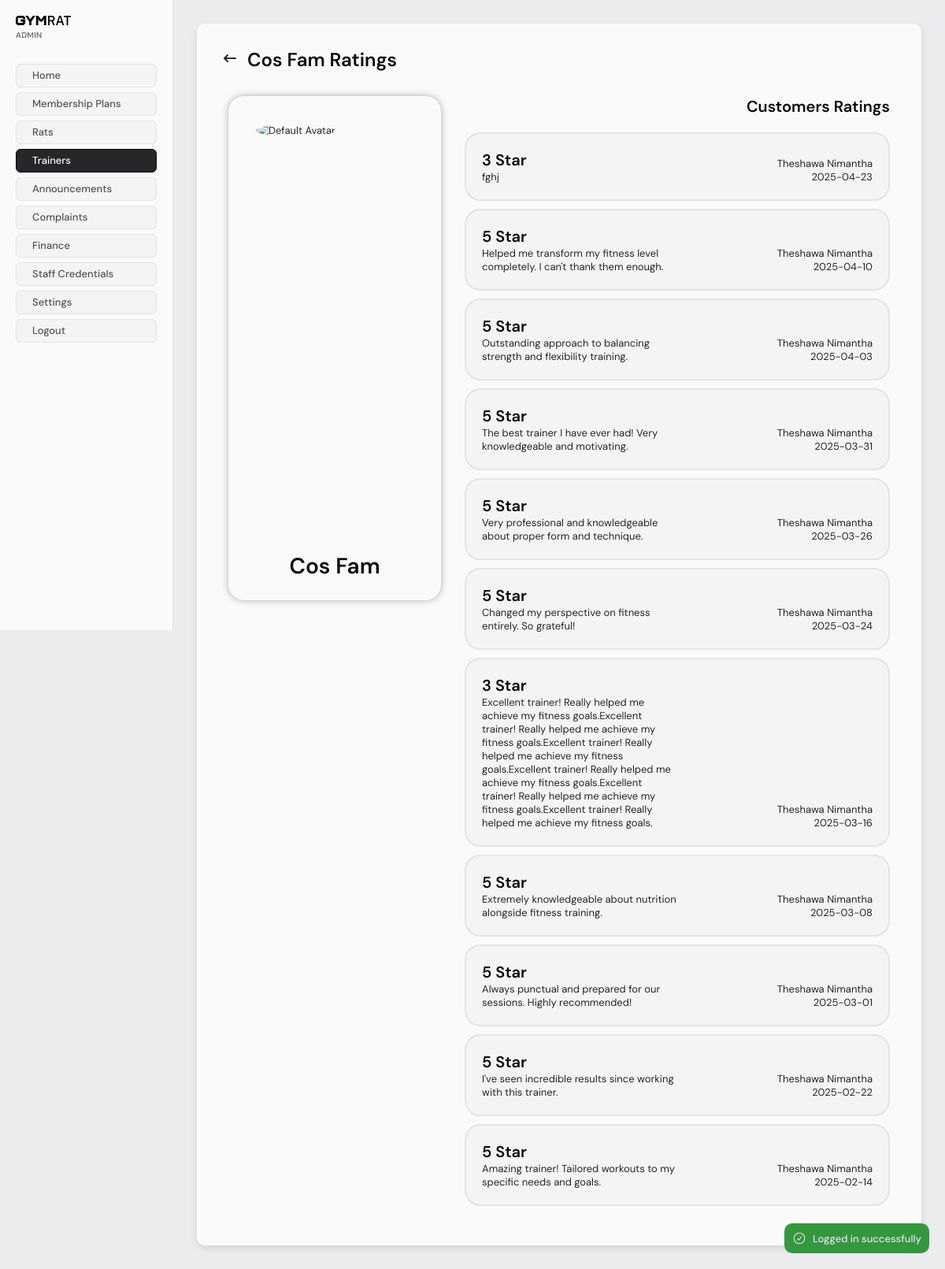
/staff/admin/trainers/ratings/index.php?id=1 (signed in), run on the app's committed database.
### tables this page shows
CREATE TABLE `trainers` (
  `id` int NOT NULL,
  `fname` varchar(255) NOT NULL,
  `lname` varchar(255) NOT NULL,
  `username` varchar(255) NOT NULL,
  `password` varchar(255) NOT NULL,
  `avatar` varchar(100) DEFAULT NULL,
  `bio` text NOT NULL,
  `phone` varchar(20) NOT NULL
);

CREATE TABLE `trainer_ratings` (
  `id` int NOT NULL,
  `trainer_id` int NOT NULL,
  `customer_id` int NOT NULL,
  `rating` int NOT NULL,
  `review` text NOT NULL,
  `created_at` datetime NOT NULL DEFAULT CURRENT_TIMESTAMP
);

CREATE TABLE `customers` (
  `id` int NOT NULL,
  `fname` varchar(100) NOT NULL,
  `lname` varchar(100) NOT NULL,
  `email` varchar(120) NOT NULL,
  `phone` varchar(15) NOT NULL,
  `password` varchar(60) NOT NULL COMMENT 'https://stackoverflow.com/questions/247304/what-data-type-to-use-for-hashed-password-field-and-what-length',
  `avatar` varchar(100) DEFAULT NULL,
  `onboarded` tinyint(1) NOT NULL DEFAULT '0',
  `trainer` int DEFAULT NULL,
  `membership_plan` int DEFAULT NULL,
  `membership_plan_activated_at` timestamp NULL DEFAULT NULL,
  `workout` int DEFAULT NULL COMMENT 'add related workout id',
  `meal_plan` int DEFAULT NULL COMMENT 'add related meal plan id',
  `created_at` timestamp NOT NULL DEFAULT CURRENT_TIMESTAMP,
  `updated_at` timestamp NOT NULL DEFAULT CURRENT_TIMESTAMP
);

### src/db/Database.php (called while the page is built, shortened)
<?php
class Database
{
    private static null|Database $instance = null;
    private $CONFIG = [
        "host" => "mysql_db",
        "username" => "root",
        "password" => "123456",
        "dbname" => "gymrat",
    ];
    private function __construct()
    {
        try {
            $tz = (new DateTime('now', new DateTimeZone('Asia/Colombo')))->format('P');
            $this->conn = new PDO(
                "mysql:host=" . $this->CONFIG['host'] . ";dbname=" . $this->CONFIG['dbname'],
                $this->CONFIG['username'],
                $this->CONFIG['password'],
                [
                    \PDO::ATTR_ERRMODE => \PDO::ERRMODE_EXCEPTION,
                    \PDO::MYSQL_ATTR_INIT_COMMAND => "SET time_zone='$tz'"
                ]
            );
        } catch (PDOException  $e) {
            die("database connection failed: " . $e->getMessage());
        }
    }
    public static function get_conn()
    {
        if (!self::$instance) {
            self::$instance = new Database();
        }
        return self::$instance->conn;
    }
}

### src/db/models/Trainer.php (called while the page is built, shortened)
<?php
require_once __DIR__ . "/../Model.php";
class Trainer extends Model
{
    protected $table = "trainers";
    public int $id = 0;
    public function fill(array $data)
    {
        $this->id = isset($data['id']) ? (int) $data['id'] : 0;
        $this->fname = $data['fname'] ?? "";
        $this->lname = $data['lname'] ?? "";
    }
    public function get_by_id()
    {
        $sql = "SELECT * FROM $this->table WHERE id = :id";
        $stmt = $this->conn->prepare($sql);
        $stmt->execute(['id' => $this->id]);
        $data = $stmt->fetch();
        if ($data) {
            return true;
        }
        return false;
    }
}

### src/db/Model.php (called while the page is built, shortened)
<?php
require_once __DIR__ . "/Database.php";
abstract class Model
{
    public function __construct()
    {
        $this->conn = Database::get_conn();
    }
}

### src/db/models/TrainerRating.php (called while the page is built, shortened)
<?php
require_once __DIR__ . "/../Model.php";
class TrainerRating extends Model
{
    protected $table = "trainer_ratings";
    public function fill(array $data)
    {
        $this->customer_id = $data['customer_id'] ?? 0;
        $this->rating = $data['rating'] ?? 0;
        $this->review = $data['review'] ?? "";
        $this->created_at = new DateTime($data['created_at'] ?? '');
    }
    public function get_all_of_trainer(int $trainer_id): array
    {
        $sql = "SELECT * FROM $this->table WHERE trainer_id = :trainer_id ORDER BY created_at DESC";
        $stmt = $this->conn->prepare($sql);
        $stmt->execute([
            'trainer_id' => $trainer_id
        ]);
        $items = $stmt->fetchAll();
        return array_map(function ($item) {
            $rating = new TrainerRating();
            $rating->fill($item);
            return $rating;
        }, $items);
    }
}

### src/db/models/Customer.php (called while the page is built, shortened)
<?php
require_once __DIR__ . "/../Model.php";
class Customer extends Model
{
    protected $table = "customers";
    public function fill(array $data)
    {
        $this->id = $data['id'] ?? 0;
        $this->fname = $data['fname'] ?? "";
        $this->lname = $data['lname'] ?? "";
    }
    public function get_all(int $noTrainer = 0)
    {
        $sql = "SELECT * FROM $this->table";
        $stmt = $this->conn->prepare($sql);
        $stmt->execute();
        $data = $stmt->fetchAll();
        $users = array_map(function ($user) {
            $new_user = new Customer();
            $new_user->fill($user);
            return $new_user;
        }, $data);
        return $users;
    }
}

### src/staff/admin/trainers/ratings/index.php (the view, shortened to what this page needs)
<?php
require_once "../../../../alerts/functions.php";
require_once "../../../../db/models/Trainer.php";
require_once "../../../../db/models/TrainerRating.php";
require_once "../../../../db/models/Customer.php";
$trainer = new Trainer();
if (!isset($_SESSION['trainer'])){
    try {
        $trainer->id = $id;
        $trainer->get_by_id();
    } catch (Exception $e) {
        redirect_with_error_alert("Failed to fetch trainer: " . $e->getMessage(), "/staff/admin/trainers/assignments/index.php?id=$id");
        exit;
    }
} else {
    $trainer = unserialize($_SESSION['trainer']);
}
$trainer_ratings = null;
$trainerRatingModel = new TrainerRating();
try {
    $trainer_ratings = $trainerRatingModel->get_all_of_trainer($trainer->id);
} catch (Exception $e) {
    redirect_with_error_alert("Failed to fetch ratings: " . $e->getMessage(), "/staff/admin/trainers/assignments/index.php?id=$id");
    exit;
}
$customers = null;
$customerModel = new Customer();
try {
    $customers = array_reduce($customerModel->get_all(), function ($result, $customer) {
        $result[$customer->id] = $customer;
        return $result;
    }, []);
} catch (Exception $e) {
    redirect_with_error_alert("Failed to fetch customers: " . $e->getMessage(), "/staff/admin/trainers/view/index.php?id=$id");
    exit;
}
require_once "../../../includes/header.php";
require_once "../../../includes/sidebar.php";
?>
<main>
    <div class="staff-base-container">
        <?php require_once "../../../includes/menubar.php"; ?>
        <div style="margin: 20px; display: grid; grid-template-columns: 1fr 2fr; gap: 30px;">
            <div class="trainer-view-profile alt">
                <div style="grid-row: 1; grid-column: 1; align-self: start; justify-self: start; text-align: left; padding: 15px;">
                <?php if (!empty($trainer->avatar)): ?>
                    <img src="../../../../uploads/<?= $trainer->avatar ?>" alt="Trainer Avatar"  class="trainer-view-avatar">
                <?php else: ?>
                    <img src="../../../../uploads/default-images/default-avatar.png" alt="Default Avatar" class="trainer-view-avatar">
                <?php endif; ?>
                </div>
                <div style="grid-row: 2; grid-column: 1; align-self: end; justify-self: center; text-align: center;">
                    <h1 style="margin: 10px; font-size: 28px;"><?= $trainer->fname . " " . $trainer->lname ?></h1>
                </div>
            </div>
            <div style="grid-column: 2; align-self: start; justify-self: end; text-align: right; width:100%;">
                <h1 style="margin-bottom: 20px;">Customers Ratings</h1>
                <?php if (!empty($trainer_ratings)): ?>
                    <div style="width:100%;">
                        <?php foreach ($trainer_ratings as $ratings): ?>
                            <div class="trainer-assignment-list-item">
                                <div style="grid-column: 1; justify-self: start; align-self: center; text-align: left;">
                                    <h1><?= $ratings->rating ?> Star</h1>
                                    <p><?= $ratings->review ?></p>
                                </div>
                                <div style="grid-column: 2; justify-self: end; align-self: end;">
                                    <p><?= $customers[$ratings->customer_id]->fname . " " . $customers[$ratings->customer_id]->lname ?></p>
                                    <p><?= $ratings->created_at->format('Y-m-d') ?></p>
                                </div>
                            </div>
                        <?php endforeach; ?>
                    </div>
                <?php else: ?>
                    <p>No customers assigned.</p>
                <?php endif; ?>
            </div>
        </div>
    </div>
</main>
<?php require_once "../../../includes/footer.php"; ?>

### src/staff/styles/globals.css (style rules this page uses)
* { margin: 0; padding: 0; box-sizing: border-box; font-family: "DM Sans", sans-serif; font-optical-sizing: auto; }
:root { --color-zinc-50: #fafafa; --color-zinc-100: #f4f4f5; --color-zinc-150: #ececee; --color-zinc-200: #e4e4e7; --color-zinc-300: #d4d4d8; --color-zinc-400: #a1a1aa; --color-zinc-500: #71717a; --color-zinc-600: #52525b; --color-zinc-700: #3f3f46; --color-zinc-800: #27272a; --color-zinc-900: #18181b; --color-zinc-950: #09090b; --color-red: #d53a3a; --color-red-light: #f05050; --color-red-light-faded: #F0505040; --color-green: #34973e; --color-green-light: #42b34d; --color-green-light-faded: #42b34d40; font-size: 13px; }
body { background-color: var(--color-zinc-150); color: var(--color-zinc-800); display: flex; }
main { padding: 20px; display: flex; min-height: 100vh; flex: 1; }

### src/staff/styles/components.css (style rules this page uses)
h1 { font-size: 20px; line-height: 26px; font-weight: 600; color: var(--color-zinc-950); }
.staff-base-container { background-color: var(--color-zinc-50); margin: 10px; padding: 20px; border-radius: 10px; width: 99% !important; box-shadow: 0 4px 10px rgba(0, 0, 0, 0.1); min-height: 98%; }

### src/staff/admin/admin.css (style rules this page uses)
.trainer-view-profile { width: 100%; height: 80vh; box-sizing: border-box; border-radius: 20px; background-color: var(--color-zinc-50); padding: 20px; box-shadow: 0px 0px 10px rgba(0, 0, 0, 0.3); display: grid; grid-template-rows: 1fr 1fr; grid-template-columns: 1fr 1fr; }
.trainer-view-profile.alt { grid-template-columns: 1fr; }
.trainer-view-avatar { width: 300px; height: 300px; border-radius: 100%; }
.trainer-assignment-list-item { border-radius: 20px; background-color: var(--color-zinc-100); padding: 20px; margin: 10px 0; border: 2px solid var(--color-zinc-200); width: 100%; display: grid; grid-template-columns: 1fr 1fr; }

### data on the page
trainers: fname "Cos", lname "Fam"
trainer_ratings: rating "3", review "fghj", customer.fname "Theshawa", customer.lname "Nimantha", created_at "2025-04-23"
trainer_ratings: rating "5", review "Helped me transform my fitness level completely. I can't thank them enough.", customer.fname "Theshawa", customer.lname "Nimantha", created_at "2025-04-10"
trainer_ratings: rating "5", review "Outstanding approach to balancing strength and flexibility training.", customer.fname "Theshawa", customer.lname "Nimantha", created_at "2025-04-03"
trainer_ratings: rating "5", review "The best trainer I have ever had! Very knowledgeable and motivating.", customer.fname "Theshawa", customer.lname "Nimantha", created_at "2025-03-31"
trainer_ratings: rating "5", review "Very professional and knowledgeable about proper form and technique.", customer.fname "Theshawa", customer.lname "Nimantha", created_at "2025-03-26"
trainer_ratings: rating "5", review "Changed my perspective on fitness entirely. So grateful!", customer.fname "Theshawa", customer.lname "Nimantha", created_at "2025-03-24"
trainer_ratings: rating "3", review "Excellent trainer! Really helped me achieve my fitness goals.Excellent trainer! Really helped me achieve my fitness goals.Excellent trainer! Really helped me achieve my fitness goals.Excellent trainer! Really helped me achieve my fitness goals.Excellent trainer! Really helped me achieve my fitness goals.Excellent trainer! Really helped me achieve my fitness goals.", customer.fname "Theshawa", customer.lname "Nimantha", created_at "2025-03-16"
trainer_ratings: rating "5", review "Extremely knowledgeable about nutrition alongside fitness training.", customer.fname "Theshawa", customer.lname "Nimantha", created_at "2025-03-08"
trainer_ratings: rating "5", review "Always punctual and prepared for our sessions. Highly recommended!", customer.fname "Theshawa", customer.lname "Nimantha", created_at "2025-03-01"
trainer_ratings: rating "5", review "I've seen incredible results since working with this trainer.", customer.fname "Theshawa", customer.lname "Nimantha", created_at "2025-02-22"
trainer_ratings: rating "5", review "Amazing trainer! Tailored workouts to my specific needs and goals.", customer.fname "Theshawa", customer.lname "Nimantha", created_at "2025-02-14"

### other printed values
$success_alert "Logged in successfully"
$title "ADMIN"
$link['text'] "Home"
$link['text'] "Membership Plans"
$link['text'] "Rats"
$link['text'] "Trainers"
$link['text'] "Announcements"
$link['text'] "Complaints"
$link['text'] "Finance"
$link['text'] "Staff Credentials"
$link['text'] "Settings"
$title "Cos Fam Ratings"
